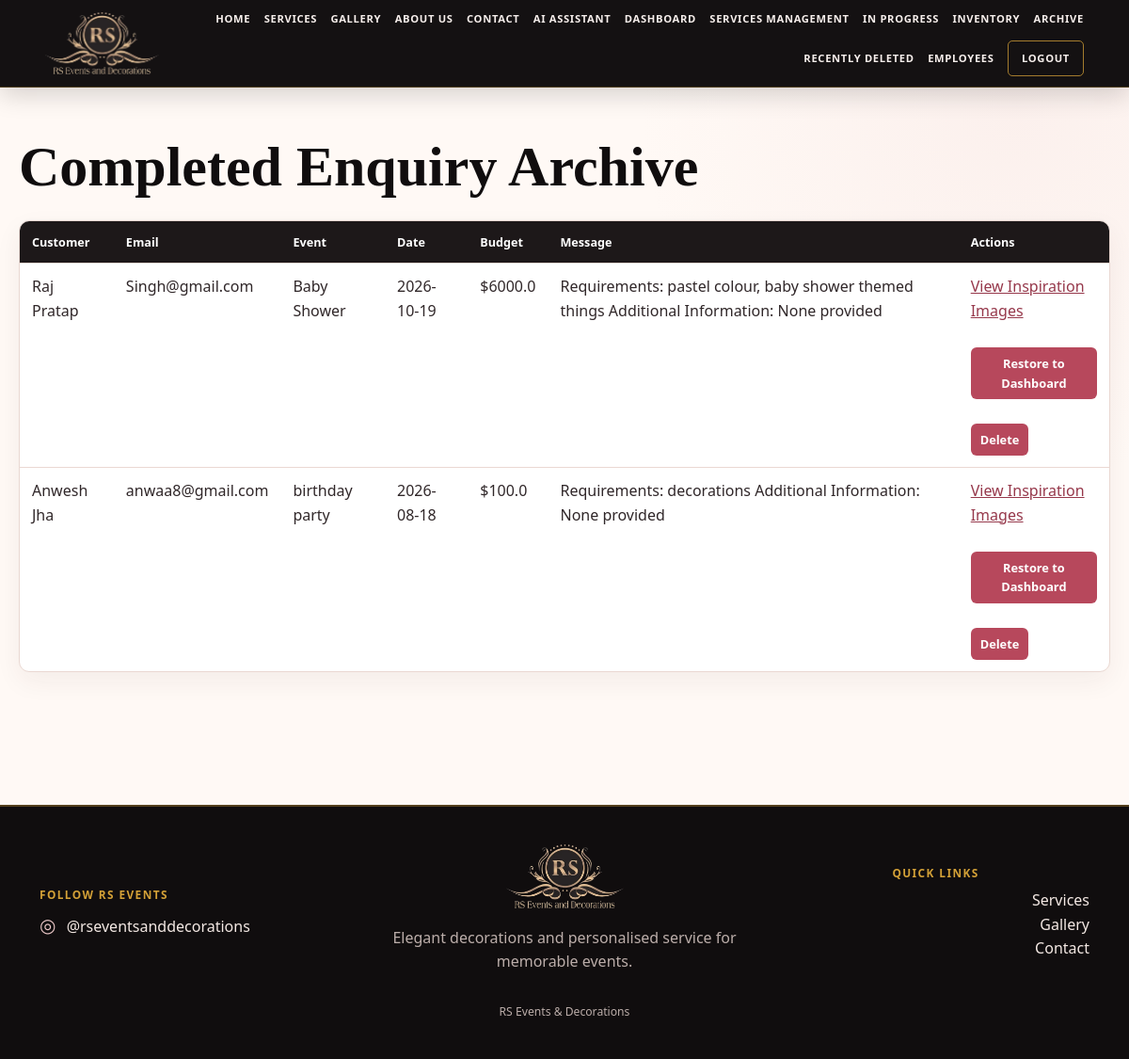
The app's page /archive (signed in) with its own data.
### tables this page shows
CREATE TABLE Enquiries (

    EnquiryID INTEGER PRIMARY KEY AUTOINCREMENT,

    CustomerID INTEGER NOT NULL,

    EventType TEXT NOT NULL,

    EventDate TEXT NOT NULL,

    GuestCount INTEGER,

    Budget REAL,

    Message TEXT,

    Status TEXT DEFAULT 'Pending',

    DateSubmitted TEXT, CreatedAt TEXT, UpdatedAt TEXT, DeletedAt TEXT, ReferenceCode TEXT, EventLocation TEXT, Requirements TEXT, AdditionalInformation TEXT,

    FOREIGN KEY (CustomerID) REFERENCES Customers(CustomerID)

);

CREATE TABLE Customers (

            CustomerID INTEGER PRIMARY KEY AUTOINCREMENT,

            FirstName TEXT NOT NULL,

            LastName TEXT NOT NULL,

            Email TEXT NOT NULL,

            Phone TEXT

        );

### app.py (the view)
@app.route("/archive")
@admin_required
def archive():
    connection = get_connection()
    cursor = connection.cursor()
    cursor.execute("""
        SELECT
            Enquiries.*,
            Customers.FirstName,
            Customers.LastName,
            Customers.Email,
            Customers.Phone
        FROM Enquiries
        INNER JOIN Customers
            ON Enquiries.CustomerID =
               Customers.CustomerID
        WHERE Enquiries.Status = 'Completed'
        ORDER BY Enquiries.UpdatedAt DESC
    """)
    enquiries = cursor.fetchall()
    connection.close()
    return render_template(
        "archive.html",
        enquiries=enquiries
    )

### app.py (called while the page is built)
def admin_required(route_function):
    @wraps(route_function)
    def protected_route(*args, **kwargs):
        if session.get("logged_in") is not True:
            return redirect(url_for("login"))
        if (
            session.get("role") != "admin"
            or session.get("username") != "rani"
        ):
            return redirect(url_for("dashboard"))
        return route_function(*args, **kwargs)
    return protected_route

### database.py (called while the page is built)
def get_connection():
    connection = sqlite3.connect(DATABASE)
    connection.row_factory = sqlite3.Row
    connection.execute(
        "PRAGMA foreign_keys = ON"
    )
    return connection

### templates/archive.html (shortened to what this page needs)
{% extends "base.html" %}
{% block content %}
<h1>Completed Enquiry Archive</h1>
{% if enquiries %}
<table>
    <thead>
        <tr>
            <th>Customer</th>
            <th>Email</th>
            <th>Event</th>
            <th>Date</th>
            <th>Budget</th>
            <th>Message</th>
            <th>Actions</th>
        </tr>
    </thead>
    <tbody>
        {% for enquiry in enquiries %}
        <tr>
            <td>
                {{ enquiry["FirstName"] }}
                {{ enquiry["LastName"] }}
            </td>
            <td>
                {{ enquiry["Email"] }}
            </td>
            <td>
                {{ enquiry["EventType"] }}
            </td>
            <td>
                {{ enquiry["EventDate"] }}
            </td>
            <td>
                ${{ enquiry["Budget"] }}
            </td>
            <td>
                {{ enquiry["Message"] }}
            </td>
            <td>
                <a href="{{ url_for(
                    'enquiry_inspiration',
                    enquiry_id=enquiry['EnquiryID']
                ) }}">
                    View Inspiration Images
                </a>
                <br><br>
                <form
                    method="POST"
                    action="{{ url_for(
                        'restore_archived_enquiry',
                        enquiry_id=enquiry['EnquiryID']
                    ) }}"
                >
                    <button type="submit">
                        Restore to Dashboard
                    </button>
                </form>
                <br>
                <form
                    method="POST"
                    action="{{ url_for(
                        'delete_enquiry',
                        enquiry_id=enquiry['EnquiryID']
                    ) }}"
                    onsubmit="return confirm(
                        'Move this archived enquiry to Recently Deleted?'
                    );"
                >
                    <button type="submit">
                        Delete
                    </button>
                </form>
            </td>
        </tr>
        {% endfor %}
    </tbody>
</table>
{% else %}
<p>
    No completed enquiries are currently archived.
</p>
{% endif %}
{% endblock %}

### static/css/style.css (style rules this page uses)
:root { --black: #100d0e; --black-soft: #1d1819; --wine: #8b1e3f; --rose: #b7485c; --rose-dark: #96384b; --blush: #ebc7c7; --pink: #f7eae8; --cream: #fff9f5; --cream-deep: #f3e5dc; --gold: #d4a137; --gold-light: #ead39a; --text: #302729; --muted: #77696b; --border: #ead8d2; --white: #ffffff; --shadow: 0 18px 45px rgba(60, 35, 38, 0.10); --radius: 16px; }
* { box-sizing: border-box; }
html { scroll-behavior: smooth; }
body { margin: 0; color: var(--text); background: radial-gradient(circle at 90% 10%, rgba(235, 199, 199, .18), transparent 25rem), var(--cream); font-family: "Segoe UI", Arial, sans-serif; line-height: 1.6; }
a { color: var(--rose-dark); }
h1, h2, h3 { color: var(--black); font-family: Georgia, "Times New Roman", serif; line-height: 1.15; }
h1 { font-size: clamp(2.3rem, 5vw, 4.4rem); }
.site-main > :not(.home-hero):not(.services-heading):not(.page-heading) { width: min(1180px, calc(100% - 40px)); margin-left: auto; margin-right: auto; }
.site-main > h1:first-child { width: min(1180px, calc(100% - 40px)); margin: 50px auto 10px; }
.button, button, input[type="submit"] { min-height: 43px; padding: 10px 19px; border: 0; border-radius: 6px; background: var(--rose); color: white; font: inherit; font-weight: 700; text-decoration: none; cursor: pointer; transition: .18s ease; }
form { max-width: 900px; margin-top: 20px; margin-bottom: 35px; padding: 27px; border: 1px solid var(--border); border-radius: var(--radius); background: white; box-shadow: 0 10px 28px rgba(60,35,38,.06); }
table { width: min(1180px, 100%); margin: 22px 0 42px; border-collapse: separate; border-spacing: 0; overflow: hidden; border: 1px solid var(--border); border-radius: 11px; background: white; box-shadow: 0 10px 28px rgba(60,35,38,.06); }
th, td { padding: 12px 13px; vertical-align: top; text-align: left; border-bottom: 1px solid var(--border); }
th { color: white; background: var(--black-soft); font-size: .79rem; }
tr:last-child td { border-bottom: 0; }
td form { margin: 0; padding: 0; border: 0; border-radius: 0; background: transparent; box-shadow: none; }
td button { min-height: 33px; padding: 7px 10px; font-size: .80rem; }

### records on screen
Enquiries: FirstName "Raj", LastName "Pratap", Email "Singh@gmail.com", EventType "Baby Shower", EventDate "2026-10-19", Budget "6000.0", Message "Requirements: pastel colour, baby shower themed things Additional Information: None provided"
Enquiries: FirstName "Anwesh", LastName "Jha", Email "anwaa8@gmail.com", EventType "birthday party", EventDate "2026-08-18", Budget "100.0", Message "Requirements: decorations Additional Information: None provided"
